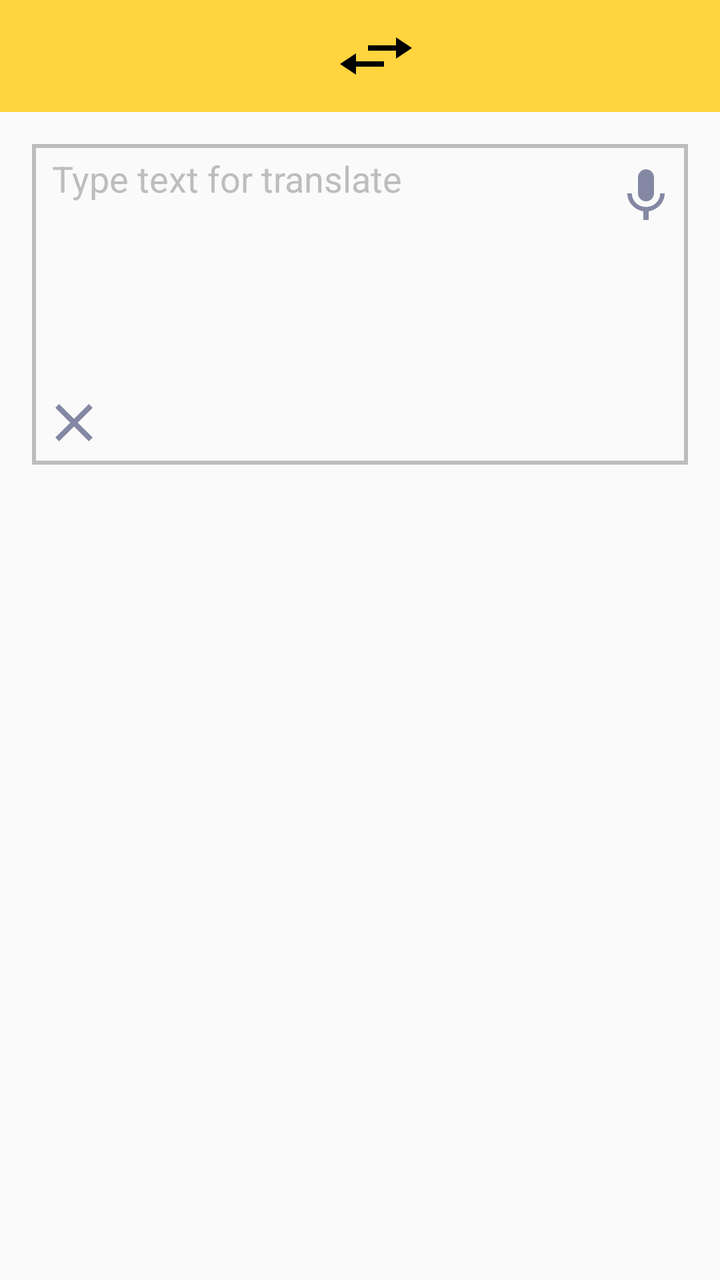
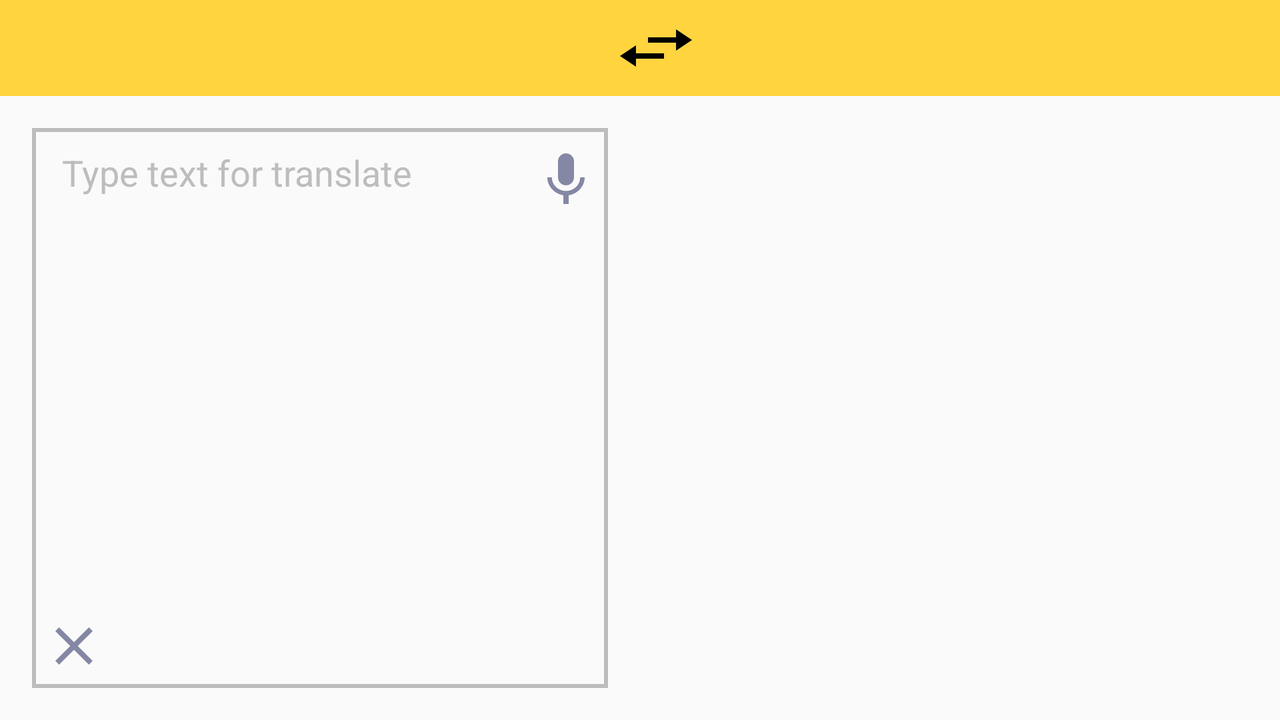

One screen, two layout resources from the same app: the default and the repository's alternative for another configuration. Each is rendered where Android would select it; the XML of both is given below.
<!-- AndroidManifest.xml: application theme AppTheme -->
<!-- res/layout/fragment_translate.xml -->
<?xml version="1.0" encoding="utf-8"?>
<LinearLayout xmlns:android="http://schemas.android.com/apk/res/android"
    xmlns:app="http://schemas.android.com/apk/res-auto"
    xmlns:tools="http://schemas.android.com/tools"
    android:layout_width="match_parent"
    android:layout_height="match_parent"
    android:baselineAligned="false"
    android:orientation="vertical"
    android:tag="@string/translate">


    <android.support.v7.widget.Toolbar
        android:id="@+id/toolbar"
        android:layout_width="match_parent"
        android:layout_height="?attr/actionBarSize"
        android:background="?attr/colorPrimary">

        <RelativeLayout
            android:id="@+id/topbar"
            android:layout_width="match_parent"
            android:layout_height="match_parent">

            <TextView
                android:id="@+id/source_lang_view"
                android:layout_width="match_parent"
                android:layout_height="match_parent"
                android:layout_alignBottom="@+id/swap"
                android:layout_alignParentStart="true"
                android:layout_alignParentTop="true"
                android:layout_toStartOf="@+id/swap"
                android:gravity="center"
                android:lines="1"
                android:paddingRight="10dp"
                android:scrollHorizontally="true"
                android:textAlignment="textEnd"
                android:textColor="@android:color/black"
                android:textSize="18sp"
                tools:ignore="RtlCompat" />

            <ImageView
                android:id="@+id/swap"
                android:layout_width="wrap_content"
                android:layout_height="match_parent"
                android:layout_alignParentTop="true"
                android:layout_centerHorizontal="true"
                android:contentDescription="@string/swap"
                android:visibility="visible"
                app:srcCompat="@drawable/ic_swap_lang" />

            <TextView
                android:id="@+id/target_lang_view"
                android:layout_width="wrap_content"
                android:layout_height="match_parent"
                android:layout_alignBottom="@+id/swap"
                android:layout_alignParentEnd="true"
                android:layout_alignParentTop="true"
                android:layout_toEndOf="@+id/swap"
                android:gravity="center"
                android:lines="1"
                android:paddingLeft="10dp"
                android:scrollHorizontally="true"
                android:textAlignment="textStart"
                android:textColor="@android:color/black"
                android:textSize="18sp"
                android:visibility="visible"
                tools:ignore="RtlCompat" />

        </RelativeLayout>

    </android.support.v7.widget.Toolbar>

    <LinearLayout
        android:id="@+id/writing_layout"
        android:layout_width="match_parent"
        android:layout_height="wrap_content"
        android:layout_margin="16dp"
        android:background="@drawable/edit_text_bg"
        android:baselineAligned="false"
        android:orientation="horizontal"
        android:weightSum="1">

        <LinearLayout
            android:layout_width="0dp"
            android:layout_height="wrap_content"
            android:layout_weight="1"
            android:orientation="vertical">

            <EditText
                android:id="@+id/source_edit_text"
                android:layout_width="match_parent"
                android:layout_height="wrap_content"
                android:layout_margin="5dp"
                android:background="@android:color/transparent"
                android:gravity="top|start"
                android:hint="@string/textHint"
                android:inputType="textCapSentences|textAutoCorrect|textAutoComplete|textMultiLine|textImeMultiLine"
                android:lines="5"
                android:paddingStart="5dp"
                android:textColorHint="@color/grayBackground"
                android:textSize="18sp" />

            <ImageView
                android:id="@+id/clear_text_view"
                android:layout_width="wrap_content"
                android:layout_height="wrap_content"
                android:layout_margin="5dp"
                app:srcCompat="@drawable/ic_close" />

        </LinearLayout>

        <LinearLayout
            android:id="@+id/source_buttons_ll"
            android:layout_width="wrap_content"
            android:layout_height="wrap_content"
            android:orientation="vertical">

            <ImageView
                android:id="@+id/source_micro_view"
                android:layout_width="match_parent"
                android:layout_height="wrap_content"
                android:layout_marginBottom="10dp"
                android:layout_marginEnd="5dp"
                android:layout_marginStart="5dp"
                android:layout_marginTop="10dp"
                app:srcCompat="@drawable/ic_micro" />

            <ViewSwitcher
                android:id="@+id/source_speech_switcher"
                android:layout_width="match_parent"
                android:layout_height="match_parent"
                android:visibility="gone">

                <ImageView
                    android:id="@+id/source_speech_view"
                    android:layout_width="match_parent"
                    android:layout_height="wrap_content"
                    android:layout_marginBottom="10dp"
                    android:layout_marginEnd="5dp"
                    android:layout_marginStart="5dp"
                    android:layout_marginTop="10dp"
                    android:visibility="visible"
                    app:srcCompat="@drawable/ic_sound" />

                <ProgressBar
                    android:id="@+id/source_speech_bar"
                    style="?android:attr/progressBarStyle"
                    android:layout_width="wrap_content"
                    android:layout_height="wrap_content"
                    android:indeterminateTint="@color/colorPrimary"
                    android:scaleX="0.7"
                    android:scaleY="0.7"
                    android:visibility="visible" />

            </ViewSwitcher>

        </LinearLayout>
    </LinearLayout>

    <android.support.constraint.ConstraintLayout
        android:layout_width="match_parent"
        android:layout_height="match_parent"
        android:layout_gravity="start"
        android:layout_marginLeft="16dp"
        android:orientation="horizontal"
        android:weightSum="1">

        <LinearLayout
            android:id="@+id/offline_message"
            android:layout_width="0dp"
            android:layout_height="wrap_content"
            android:gravity="center"
            android:orientation="vertical"
            android:paddingTop="20dp"
            android:visibility="gone"
            app:layout_constraintLeft_toLeftOf="@+id/mean_layout"
            app:layout_constraintRight_toRightOf="parent"
            app:layout_constraintTop_toTopOf="parent"
            tools:ignore="MissingConstraints">

            <ImageView
                android:layout_width="match_parent"
                android:layout_height="wrap_content"
                app:srcCompat="@drawable/ic_offline" />

            <TextView
                android:layout_width="match_parent"
                android:layout_height="wrap_content"
                android:layout_margin="8dp"
                android:gravity="top|center_vertical|center_horizontal"
                android:text="@string/offline_message"
                android:textColor="@color/black"
                android:textSize="16sp"
                android:visibility="visible" />

            <Button
                android:id="@+id/retry_button"
                android:layout_width="wrap_content"
                android:layout_height="wrap_content"
                android:gravity="center"
                android:text="@string/retry" />

        </LinearLayout>

        <LinearLayout
            android:id="@+id/mean_layout"
            android:layout_width="0dp"
            android:layout_height="match_parent"
            android:layout_marginTop="8dp"
            android:orientation="vertical"
            app:layout_constraintLeft_toLeftOf="parent"
            app:layout_constraintRight_toLeftOf="@+id/button_layout"
            app:layout_constraintTop_toTopOf="parent"
            tools:ignore="MissingConstraints">

            <ScrollView
                android:layout_width="match_parent"
                android:layout_height="wrap_content">

                <TextView
                    android:id="@+id/target_translate"
                    android:layout_width="match_parent"
                    android:layout_height="wrap_content"
                    android:layout_marginBottom="@dimen/base_8dp"
                    android:textColor="@color/black"
                    android:textSize="18sp"
                    android:visibility="visible" />
            </ScrollView>

            <ScrollView
                android:layout_width="match_parent"
                android:layout_height="match_parent"
                android:fadingEdge="none"
                android:requiresFadingEdge="none"
                android:scrollIndicators="none"
                android:scrollbars="none"
                tools:layout_editor_absoluteX="8dp"
                tools:layout_editor_absoluteY="8dp">

                <LinearLayout
                    android:id="@+id/mean_inner_container"
                    android:layout_width="match_parent"
                    android:layout_height="wrap_content"
                    android:layout_marginLeft="6dp"
                    android:orientation="vertical"
                    android:paddingBottom="8dp" />
            </ScrollView>

        </LinearLayout>

        <LinearLayout
            android:id="@+id/button_layout"
            android:layout_width="wrap_content"
            android:layout_height="wrap_content"
            android:layout_marginEnd="8dp"
            android:layout_marginRight="8dp"
            android:layout_marginTop="8dp"
            android:gravity="top"
            android:orientation="vertical"
            android:visibility="invisible"
            app:layout_constraintRight_toRightOf="parent"
            app:layout_constraintTop_toTopOf="parent"
            tools:ignore="MissingConstraints">

            <ViewSwitcher
                android:id="@+id/target_speech_switcher"
                android:layout_width="match_parent"
                android:layout_height="wrap_content">

                <ImageView
                    android:id="@+id/target_speech_view"
                    android:layout_width="match_parent"
                    android:layout_height="wrap_content"
                    android:layout_marginBottom="10dp"
                    android:layout_marginEnd="5dp"
                    android:layout_marginStart="5dp"
                    android:layout_marginTop="10dp"
                    app:srcCompat="@drawable/ic_sound" />

                <ProgressBar
                    android:id="@+id/target_speech_bar"
                    style="?android:attr/progressBarStyle"
                    android:layout_width="match_parent"
                    android:layout_height="wrap_content"
                    android:indeterminateTint="@color/colorPrimary"
                    android:scaleX="0.7"
                    android:scaleY="0.7"
                    android:visibility="gone" />
            </ViewSwitcher>

            <ImageView
                android:id="@+id/favourite"
                android:layout_width="match_parent"
                android:layout_height="wrap_content"
                android:layout_marginBottom="10dp"
                android:layout_marginEnd="5dp"
                android:layout_marginStart="5dp"
                android:layout_marginTop="10dp"
                app:srcCompat="@drawable/ic_inactive_favourite" />

        </LinearLayout>

        <ProgressBar
            android:id="@+id/translate_progress_bar"
            style="@android:style/Widget.DeviceDefault.Light.ProgressBar.Large"
            android:layout_width="0dp"
            android:layout_height="wrap_content"
            android:gravity="center"
            android:indeterminateTint="@color/colorPrimary"
            android:scaleX="0.7"
            android:scaleY="0.7"
            android:visibility="gone"
            app:layout_constraintLeft_toLeftOf="parent"
            app:layout_constraintRight_toRightOf="parent"
            app:layout_constraintTop_toTopOf="parent"
            android:layout_marginTop="24dp" />

    </android.support.constraint.ConstraintLayout>

</LinearLayout>
<!-- resources referenced by this layout -->
<resources>
  <color name="black">#000000</color>
  <color name="colorPrimary">#ffd43e</color>
  <color name="grayBackground">#bdbdbd</color>
  <dimen name="base_8dp">8dp</dimen>
  <!-- drawable edit_text_bg (drawable) -->
  <?xml version="1.0" encoding="utf-8"?>
  <shape xmlns:android="http://schemas.android.com/apk/res/android" >
      <stroke android:width="2dp" android:color="@color/grayBackground"/>
  </shape>
  <!-- drawable ic_close (drawable) -->
  <vector xmlns:android="http://schemas.android.com/apk/res/android"
      android:width="32dp"
      android:height="32dp"
      android:viewportHeight="24.0"
      android:viewportWidth="24.0">
      <path
          android:fillColor="@color/iconBg"
          android:pathData="M19,6.41L17.59,5 12,10.59 6.41,5 5,6.41 10.59,12 5,17.59 6.41,19 12,13.41 17.59,19 19,17.59 13.41,12z" />
  </vector>
  <!-- drawable ic_inactive_favourite (drawable) -->
  <vector xmlns:android="http://schemas.android.com/apk/res/android"
      android:width="32dp"
      android:height="32dp"
      android:viewportHeight="24.0"
      android:viewportWidth="24.0">
      <path
          android:fillColor="@color/iconBg"
          android:pathData="M17,3H7c-1.1,0 -1.99,0.9 -1.99,2L5,21l7,-3 7,3V5c0,-1.1 -0.9,-2 -2,-2z" />
  </vector>
  <!-- drawable ic_micro (drawable) -->
  <vector xmlns:android="http://schemas.android.com/apk/res/android"
      android:width="32dp"
      android:height="32dp"
      android:viewportHeight="24.0"
      android:viewportWidth="24.0">
      <path
          android:fillColor="@color/iconBg"
          android:pathData="M12,14c1.66,0 2.99,-1.34 2.99,-3L15,5c0,-1.66 -1.34,-3 -3,-3S9,3.34 9,5v6c0,1.66 1.34,3 3,3zM17.3,11c0,3 -2.54,5.1 -5.3,5.1S6.7,14 6.7,11L5,11c0,3.41 2.72,6.23 6,6.72L11,21h2v-3.28c3.28,-0.48 6,-3.3 6,-6.72h-1.7z" />
  </vector>
  <!-- drawable ic_sound (drawable) -->
  <vector xmlns:android="http://schemas.android.com/apk/res/android"
      android:width="32dp"
      android:height="32dp"
      android:viewportHeight="24.0"
      android:viewportWidth="24.0">
      <path
          android:fillColor="@color/iconBg"
          android:pathData="M3,9v6h4l5,5L12,4L7,9L3,9zM16.5,12c0,-1.77 -1.02,-3.29 -2.5,-4.03v8.05c1.48,-0.73 2.5,-2.25 2.5,-4.02zM14,3.23v2.06c2.89,0.86 5,3.54 5,6.71s-2.11,5.85 -5,6.71v2.06c4.01,-0.91 7,-4.49 7,-8.77s-2.99,-7.86 -7,-8.77z" />
  </vector>
  <!-- drawable ic_swap_lang (drawable) -->
  <vector xmlns:android="http://schemas.android.com/apk/res/android"
      android:width="48dp"
      android:height="32dp"
      android:viewportHeight="24.0"
      android:viewportWidth="24.0">
      <path
          android:fillColor="#FF000000"
          android:pathData="M6.99,11L3,15l3.99,4v-3H14v-2H6.99v-3zM21,9l-3.99,-4v3H10v2h7.01v3L21,9z" />
  </vector>
  <string name="offline_message">You are offline. Please Retry later</string>
  <string name="retry">Retry</string>
  <string name="swap">Swap language</string>
  <string name="textHint">Type text for translate</string>
  <string name="translate">Translate</string>
  <style name="AppTheme" parent="Theme.AppCompat.Light.NoActionBar">
          <item name="colorPrimary">@color/colorPrimary</item>
          <item name="colorPrimaryDark">@color/colorPrimaryDark</item>
          <item name="colorAccent">@color/colorAccent</item>
          <item name="actionBarTheme">@color/black</item>
      </style>
  <color name="iconBg">#8488a4</color>
  <color name="colorPrimaryDark">#d6b851</color>
  <color name="colorAccent">#616161</color>
  <!-- some entries are left out for length -->
</resources>
<!-- res/layout-land/fragment_translate.xml (the repository's variant of the layout above) -->
<!-- drawn on the phone turned sideways -->
<?xml version="1.0" encoding="utf-8"?>
<LinearLayout xmlns:android="http://schemas.android.com/apk/res/android"
    xmlns:app="http://schemas.android.com/apk/res-auto"
    android:layout_width="match_parent"
    android:layout_height="match_parent"
    android:orientation="vertical"
    android:tag="@string/translate">


    <android.support.v7.widget.Toolbar
        android:id="@+id/toolbar"
        android:layout_width="match_parent"
        android:layout_height="?attr/actionBarSize"
        android:background="?attr/colorPrimary">

        <RelativeLayout
            android:id="@+id/topbar"
            android:layout_width="match_parent"
            android:layout_height="match_parent">

            <TextView
                android:id="@+id/source_lang_view"
                android:layout_width="match_parent"
                android:layout_height="match_parent"
                android:layout_alignBottom="@+id/swap"
                android:layout_alignParentStart="true"
                android:layout_alignParentTop="true"
                android:layout_toStartOf="@+id/swap"
                android:ellipsize="end"
                android:gravity="end|center_vertical"
                android:lines="1"
                android:paddingRight="15dp"
                android:scrollHorizontally="true"
                android:textColor="@android:color/black"
                android:textSize="18sp" />

            <ImageView
                android:id="@+id/swap"
                android:layout_width="wrap_content"
                android:layout_height="match_parent"
                android:layout_alignParentTop="true"
                android:layout_centerHorizontal="true"
                android:contentDescription="@string/swap"
                android:visibility="visible"
                app:srcCompat="@drawable/ic_swap_lang" />

            <TextView
                android:id="@+id/target_lang_view"
                android:layout_width="wrap_content"
                android:layout_height="match_parent"
                android:layout_alignBottom="@+id/swap"
                android:layout_alignParentEnd="true"
                android:layout_alignParentTop="true"
                android:layout_toEndOf="@+id/swap"
                android:ellipsize="end"
                android:gravity="start|center_vertical"
                android:lines="1"
                android:paddingLeft="15dp"
                android:scrollHorizontally="true"
                android:textColor="@android:color/black"
                android:textSize="18sp"
                android:visibility="visible" />

        </RelativeLayout>

    </android.support.v7.widget.Toolbar>

    <LinearLayout
        android:layout_width="match_parent"
        android:layout_height="match_parent"
        android:orientation="horizontal">

        <LinearLayout
            android:id="@+id/writing_layout"
            android:layout_width="match_parent"
            android:layout_height="match_parent"
            android:layout_margin="16dp"
            android:layout_weight="1"
            android:background="@drawable/edit_text_bg"
            android:baselineAligned="false"
            android:orientation="horizontal"
            android:weightSum="1">

            <RelativeLayout
                android:layout_width="match_parent"
                android:layout_height="match_parent"
                android:layout_weight="1">

                <EditText
                    android:id="@+id/source_edit_text"
                    android:layout_width="match_parent"
                    android:layout_height="wrap_content"
                    android:layout_above="@+id/clear_text_view"
                    android:layout_alignParentEnd="true"
                    android:layout_alignParentStart="true"
                    android:layout_alignParentTop="true"
                    android:layout_marginBottom="10dp"
                    android:layout_marginLeft="10dp"
                    android:layout_marginRight="10dp"
                    android:layout_marginTop="10dp"
                    android:background="@android:color/transparent"
                    android:gravity="top|left"
                    android:hint="@string/textHint"
                    android:inputType="textCapSentences|textAutoCorrect|textAutoComplete|textMultiLine|textImeMultiLine"
                    android:paddingStart="5dp"
                    android:textColorHint="@color/grayBackground"
                    android:textSize="18sp" />

                <ImageView
                    android:id="@+id/clear_text_view"
                    android:layout_width="wrap_content"
                    android:layout_height="wrap_content"
                    android:layout_alignParentBottom="true"
                    android:layout_alignParentStart="true"
                    android:layout_gravity="bottom|left"
                    android:layout_marginBottom="5dp"
                    android:layout_marginLeft="5dp"
                    android:layout_marginRight="5dp"
                    android:layout_marginTop="5dp"
                    app:srcCompat="@drawable/ic_close" />

            </RelativeLayout>

            <LinearLayout
                android:id="@+id/source_buttons_ll"
                android:layout_width="wrap_content"
                android:layout_height="wrap_content"
                android:orientation="vertical">

                <ImageView
                    android:id="@+id/source_micro_view"
                    android:layout_width="match_parent"
                    android:layout_height="wrap_content"
                    android:layout_marginBottom="10dp"
                    android:layout_marginEnd="5dp"
                    android:layout_marginStart="5dp"
                    android:layout_marginTop="10dp"
                    android:onClick="onGetSourceSpeechClick"
                    app:srcCompat="@drawable/ic_micro" />

                <ViewSwitcher
                    android:id="@+id/source_speech_switcher"
                    android:layout_width="match_parent"
                    android:layout_height="match_parent"
                    android:visibility="gone">

                    <ImageView
                        android:id="@+id/source_speech_view"
                        android:layout_width="match_parent"
                        android:layout_height="wrap_content"
                        android:layout_marginBottom="10dp"
                        android:layout_marginEnd="5dp"
                        android:layout_marginStart="5dp"
                        android:layout_marginTop="10dp"
                        android:visibility="visible"
                        app:srcCompat="@drawable/ic_sound" />

                    <ProgressBar
                        android:id="@+id/source_speech_bar"
                        style="?android:attr/progressBarStyle"
                        android:layout_width="wrap_content"
                        android:layout_height="wrap_content"
                        android:indeterminateTint="@color/colorPrimary"
                        android:scaleX="0.7"
                        android:scaleY="0.7"
                        android:visibility="visible" />

                </ViewSwitcher>

            </LinearLayout>
        </LinearLayout>

        <LinearLayout
            android:layout_width="match_parent"
            android:layout_height="match_parent"
            android:layout_margin="16dp"
            android:layout_weight="1"
            android:orientation="horizontal"
            android:weightSum="1">

            <LinearLayout
                android:id="@+id/offline_message"
                android:layout_width="match_parent"
                android:layout_height="match_parent"
                android:gravity="center"
                android:orientation="vertical"
                android:visibility="gone">

                <ImageView
                    android:layout_width="match_parent"
                    android:layout_height="wrap_content"
                    app:srcCompat="@drawable/ic_offline" />

                <TextView
                    android:layout_width="match_parent"
                    android:layout_height="wrap_content"
                    android:layout_margin="8dp"
                    android:gravity="top|center_vertical|center_horizontal"
                    android:text="@string/offline_message"
                    android:textColor="@color/black"
                    android:textSize="18sp"
                    android:visibility="visible" />

                <Button
                    android:id="@+id/retry_button"
                    android:layout_width="wrap_content"
                    android:layout_height="wrap_content"
                    android:gravity="center"
                    android:text="@string/retry" />

            </LinearLayout>

            <LinearLayout
                android:id="@+id/mean_layout"
                android:layout_width="match_parent"
                android:layout_height="wrap_content"
                android:layout_marginTop="8dp"
                android:layout_weight="1"
                android:orientation="vertical">

                <ScrollView
                    android:layout_width="match_parent"
                    android:layout_height="wrap_content">

                    <TextView
                        android:id="@+id/target_translate"
                        android:layout_width="match_parent"
                        android:layout_height="wrap_content"
                        android:layout_marginBottom="@dimen/base_8dp"
                        android:textColor="@color/black"
                        android:textSize="18sp"
                        android:visibility="visible" />
                </ScrollView>

                <ProgressBar
                    android:id="@+id/translate_progress_bar"
                    style="@android:style/Widget.DeviceDefault.Light.ProgressBar.Large"
                    android:layout_width="match_parent"
                    android:layout_height="0dp"
                    android:layout_marginBottom="20dp"
                    android:layout_marginTop="20dp"
                    android:layout_weight="1"
                    android:gravity="center"
                    android:indeterminateTint="@color/colorPrimary"
                    android:progressDrawable="@drawable/progress_bar"
                    android:scaleX="0.7"
                    android:scaleY="0.7"
                    android:visibility="gone" />

                <ScrollView
                    android:layout_width="match_parent"
                    android:layout_height="match_parent"
                    android:fadingEdge="none"
                    android:requiresFadingEdge="none"
                    android:scrollIndicators="none"
                    android:scrollbars="none">

                    <LinearLayout
                        android:id="@+id/mean_inner_container"
                        android:layout_width="match_parent"
                        android:layout_height="wrap_content"
                        android:orientation="vertical"
                        android:paddingBottom="8dp" />
                </ScrollView>

            </LinearLayout>

            <LinearLayout
                android:id="@+id/button_layout"
                android:layout_width="wrap_content"
                android:layout_height="wrap_content"
                android:gravity="top"
                android:orientation="vertical"
                android:visibility="invisible">

                <ViewSwitcher
                    android:id="@+id/target_speech_switcher"
                    android:layout_width="match_parent"
                    android:layout_height="wrap_content">

                    <ImageView
                        android:id="@+id/target_speech_view"
                        android:layout_width="match_parent"
                        android:layout_height="wrap_content"
                        android:layout_marginBottom="10dp"
                        android:layout_marginEnd="5dp"
                        android:layout_marginStart="5dp"
                        android:layout_marginTop="10dp"
                        app:srcCompat="@drawable/ic_sound" />

                    <ProgressBar
                        android:id="@+id/target_speech_bar"
                        style="?android:attr/progressBarStyle"
                        android:layout_width="match_parent"
                        android:layout_height="wrap_content"
                        android:indeterminateTint="@color/colorPrimary"
                        android:scaleX="0.7"
                        android:scaleY="0.7"
                        android:visibility="gone" />
                </ViewSwitcher>

                <ImageView
                    android:id="@+id/favourite"
                    android:layout_width="match_parent"
                    android:layout_height="wrap_content"
                    android:layout_marginBottom="10dp"
                    android:layout_marginEnd="5dp"
                    android:layout_marginStart="5dp"
                    android:layout_marginTop="10dp"
                    app:srcCompat="@drawable/ic_inactive_favourite" />

            </LinearLayout>

        </LinearLayout>

    </LinearLayout>

</LinearLayout>
